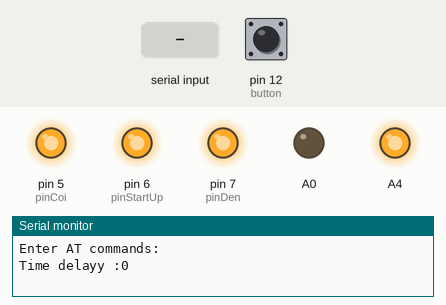
Simulated run of this sketch. Board: Arduino Uno, built with avr-gcc and run on an emulated ATmega328P. On the bench: output pins drawn as LEDs (lit = HIGH), the last lines printed to the serial monitor. The test bench sets the inputs (shaded band); at power-on: pin 12 (button) HIGH. Pins used as bus, display or sensor lines are not drawn.

Above: at 1.2 s.
1.3 s: "3" received over the second serial link
At 1.4 s:
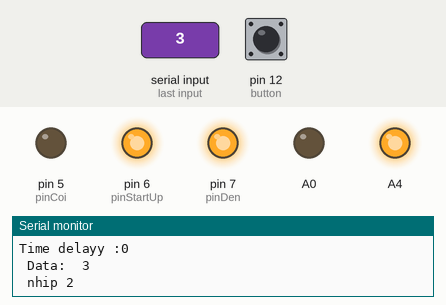
4.3 s: "a" received over the second serial link
At 5.1 s:
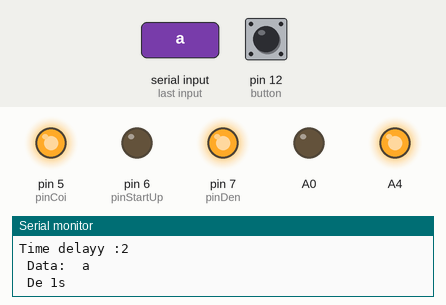
6.8 s: "4" received over the second serial link
At 7.5 s:
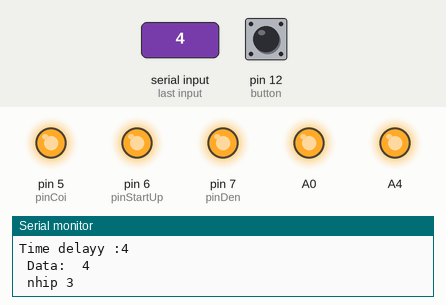
14.4 s: pin 12 (button) pulsed LOW 2 times (0.12 s each, 0.3 s apart)
At 15.6 s:
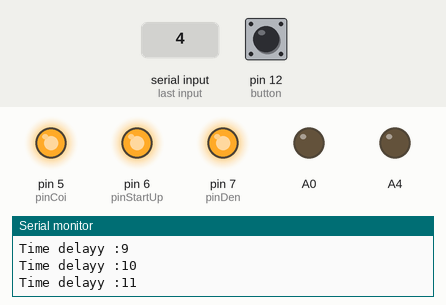
Timing chart, 0 to 19.0 s (numbered marks = the images above; inputs shaded):
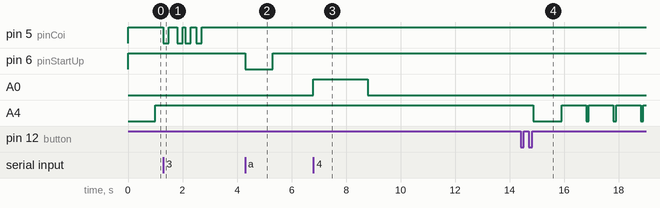

The sketch:

modul.ino
```cpp
#include <SoftwareSerial.h>
#include <OneButton.h>

SoftwareSerial BTSerial(3, 2); // RX | TX  --->TX  | RX (HC-05)

OneButton button (12, true);
//#define ledPin 7
int state = 0;
int  pinPower = 4;
int  pinCoi = 5;
int  pinStartUp = 6;
int  pinDen = 7;
int countConnect = 0;
unsigned long hientai = 0;
unsigned long thoigian;
int timecho = 1000;
int Time = 0;
int powerTime = 0;
int timeLockAll = 30;
int lock = 0;
//boolean main;
// Pass 1112

// A4 // đèn button
void setup()
{
  Serial.begin(9600);
  Serial.println("Enter AT commands:");
  BTSerial.begin(9600);
  button.attachClick(onClick);
  button.attachLongPressStart(longClick);
  button.attachDoubleClick(doubleLick);
  button.attachLongPressStop(asdasd);
  pinMode(pinCoi, OUTPUT);
  pinMode(pinPower, OUTPUT);
  pinMode(pinDen, OUTPUT);
  pinMode(pinStartUp, OUTPUT);
  pinMode(A0, OUTPUT);
  pinMode(A4, OUTPUT);
  digitalWrite(pinCoi, HIGH);
  digitalWrite(pinPower, HIGH);
  digitalWrite(pinDen, HIGH);
  digitalWrite(pinStartUp, HIGH);
  notification(3);
}
void asdasd() {
  Serial.println("aaaaaaaaaaaaaaaaaaaaaaaaaaaaaaaaaaaaa");
}
void loop()
{
  delayMililis();
  button.tick();
  if (BTSerial.available()) {
    char c = BTSerial.read();
    Serial.print("\n Data:  ");
    Serial.println(c);
    checkData(c);
  }
  if (Serial.available()) { // AT
    BTSerial.write(Serial.read());
  }
}
void delayMililis() {
  thoigian = millis();
  if (thoigian - hientai >= timecho) {
    hientai = millis();
    Serial.print("\nTime delayy :");
    Serial.print(countConnect);
    if (digitalRead(pinPower) == LOW) {
      // khi xe dang hoat dongg
    } else {
      if (lock != 1) {
        if (countConnect == timeLockAll) {
          lockAll();
          Serial.print("\n off all");
          countConnect = countConnect + 1;
        } else {
          if (countConnect >= timeLockAll - 5 && countConnect <= timeLockAll + 1) {
            notification(1);
            digitalWrite(A4, LOW);
            delay(100);
            Serial.print("\n Warning off");
          }
          if (powerTime == 1) {
            // code long lick
          } else {
            if (countConnect > timeLockAll + 2) {
              digitalWrite(A4, LOW);
            } else {
              countConnect = countConnect + 1;
              digitalWrite(A4, HIGH);
            }
          }
        }
      }
    }
  }
}
void onClick() {
  if (countConnect <= timeLockAll && lock == 0 ) {
    startPower();
    notification(2);
  } else if (powerTime == 1) {
    startPower();
    notification(2);
  }
}
void longClick() {

  Serial.println("\n LongClick");
  //  if (lock != 1) {
  //    lock = 1;
  //    countConnect = timeLockAll + 3;
  //    lockAll();
  //    notification(4);
  //  }
}
void doubleLick() {
  if (lock != 1) {
    countConnect = timeLockAll - 5;
    lockAll();
    notification(6);
  }
}
void startUp(int time) {
  if (lock != 1) {
    digitalWrite(pinStartUp, HIGH);
    digitalWrite(pinStartUp, LOW);
    delay(time);
    digitalWrite(pinStartUp, HIGH);
  }
}
void evenCoi(int time) {
  digitalWrite(pinCoi, HIGH);
  digitalWrite(pinCoi, LOW);
  delay(time);
  digitalWrite(pinCoi, HIGH);
}
void startPower() {
  if (lock != 1) {
    if (powerTime == 1) {
      if (digitalRead(pinPower) == HIGH) {
        digitalWrite(pinPower, LOW);
        digitalWrite(A4, HIGH);
        Serial.print("\n POWER ON");
      } else {
        digitalWrite(pinPower, HIGH);
        digitalWrite(A4, LOW);
        Serial.print("\n POWER OFF");
      }
    } else {
      if (countConnect < timeLockAll) {
        if (digitalRead(pinPower) == HIGH) {
          digitalWrite(pinPower, LOW);
          Serial.print("\n POWER ON");
        } else {
          digitalWrite(pinPower, HIGH);
          Serial.print("\n POWER OFF");
        }
      } else {
        digitalWrite(pinPower, HIGH);
        Serial.print("\n POWER OFF");
      }
    }
  }
}
void lockAll() {

  powerTime = 0;
  digitalWrite(A4, LOW);
  digitalWrite(pinCoi, HIGH);
  digitalWrite(pinPower, HIGH);
  digitalWrite(pinDen, HIGH);
  digitalWrite(pinStartUp, HIGH);
  notification(6);
}

void notification(int n) {
  //  for (int i = 0; i < n; i++) {
  //    digitalWrite(A0, HIGH);
  //    delay(200);
  //    digitalWrite(A0, LOW);
  //    delay(200);
  //  }
}
void checkData(char  data) {
  switch (data) {
    case '2':
      Serial.print("\n nhip 1");
      evenCoi(200);
      break;
    case '3':
      Serial.print("\n nhip 2");
      evenCoi(200);
      delay(300);
      evenCoi(200);
      delay(100);
      evenCoi(200);
      delay(200);
      evenCoi(200);
      notification(2);
      break;
    case '4':
      Serial.print("\n nhip 3");
      digitalWrite(A0, HIGH);
      delay(2000);
      digitalWrite(A0, LOW);
      break;
    case '5':
      notification(2);
      Serial.print("\n Coi 1s");
      evenCoi(1000);
      break;
    case '6':
      notification(2);
      Serial.print("\n Coi 2s");
      evenCoi(2000);
      break;
    case '7':
      notification(2);
      Serial.print("\n Coi 3s");
      evenCoi(3000);
      break;
    case '8':
      notification(2);
      Serial.print("\n Coi 4s");
      evenCoi(4000);
      break;
    case '9':
      notification(2);
      Serial.print("\n Coi 5s");
      evenCoi(5000);
      break;
    ////////////// Đề
    case 'a':
      notification(2);
      Serial.print("\n De 1s");
      startUp(1000);
      break;
    case 'b':
      notification(2);
      Serial.print("\n De 2s");
      startUp(2000);
      break;
    case 'c':
      notification(2);
      Serial.print("\n De 3s");
      startUp(3000);
      break;
    case 'd':
      notification(2);
      Serial.print("\n De 4s");
      startUp(4000);
      break;
    case 'e':
      notification(2);
      Serial.print("\n De 5s");
      startUp(5000);
      break;
    case 'f':
      notification(2);
      Serial.print("\n De 6s");
      startUp(6000);
      break;
    case 'g':
      notification(2);
      Serial.print("\n De 7s");
      startUp(7000);
      break;
    case 'h':
      notification(2);
      Serial.print("\n De 8s");
      startUp(8000);
      break;
    ////////////////// power
    case 'i': //// click
      notification(2);
      Serial.print("\n  Power now");
      startPower();
      break;
    case 'k': // long click
      Serial.print("\n  Power long time");
      powerTime = 1;
      notification(4);

      break;
    case 'l':
      notification(2);
      Serial.print("\n  Power 3");
      //      powerTime = 1;
      //      startPower();
      break;
    //////////////// Screen
    case 'm':
      notification(2);
      Serial.print("\n Chi tim xe");
      break;
    case 'n':
      notification(2);
      Serial.print("\n tim xe bat nguon");
      digitalWrite(pinPower, LOW);
      break;
    case 'o':
      Serial.print("\n tim xe bat nguon de 3s");
      if (lock != 1) {
        if (digitalRead(pinPower) == HIGH) {
          digitalWrite(pinPower, LOW);
          delay(2500);
          startUp(1000);
        }
      }
      notification(2);
      break;
    case 'p':
      notification(2);
      Serial.print("\n tim xe coi 1s ");
      evenCoi(1000);
      break;
    //////////////  Connect
    case 'x':
      countConnect = 0;
      notification(1);
      Serial.print("\n smart phone runing");
      break;
    case 'v':    /// lock
      lock = 1;
      countConnect = timeLockAll + 3;
      lockAll();
      notification(5);
      break;
    case 't': /// unlock
      lock = 0;
      countConnect = 0;
      notification(2);
      break;
  }
}
```

Measured:
- after the input at 1.3 s, pin 5 (pinCoi): HIGH → LOW at once, → HIGH 0.20 s later, → LOW 0.30 s later, → HIGH 0.20 s later, … (8 changes in this stretch)
- after the input at 4.3 s, pin 6 (pinStartUp): HIGH → LOW at once, → HIGH 1.0 s later
- after the input at 6.8 s, A0: LOW → HIGH at once, → LOW 2.0 s later
- after the input at 14.4 s, A4: HIGH → LOW after 0.47 s, then repeats every 1.0 s: HIGH 0.90 s, LOW 0.10 s
